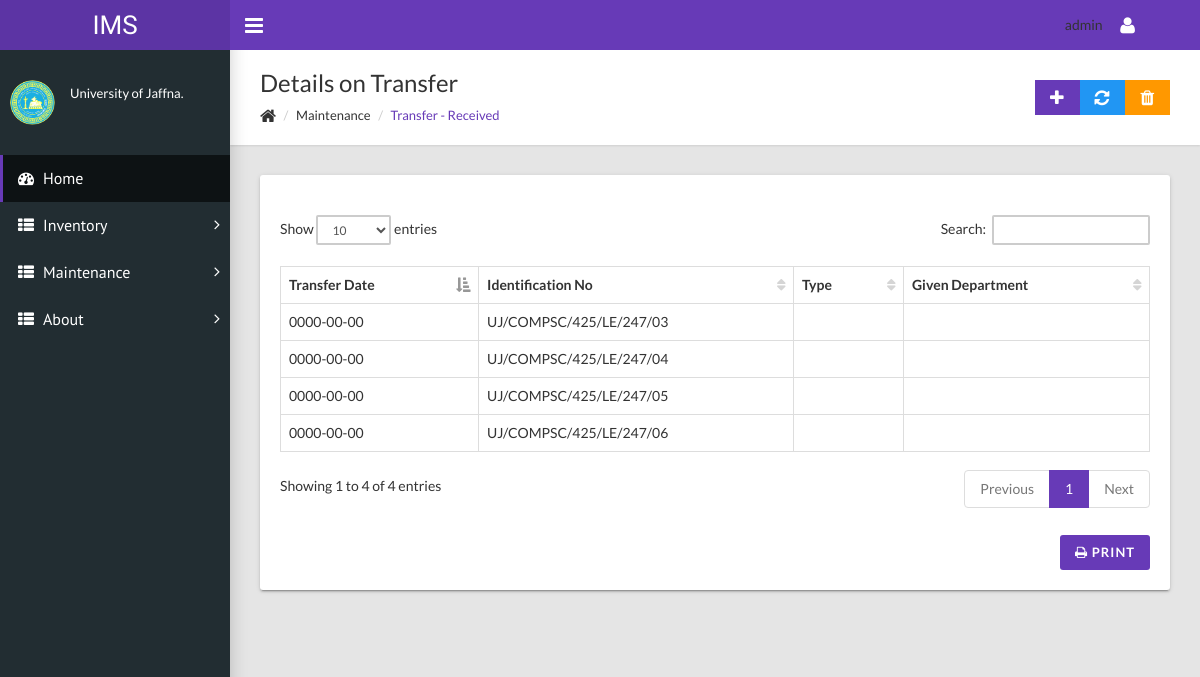
The page /trans_rcvd.php (signed in) on the database its author committed.
### tables this page shows
CREATE TABLE `signup` (
  `id` int(11) NOT NULL,
  `title` varchar(5) NOT NULL,
  `firstname` varchar(25) NOT NULL,
  `lastname` varchar(25) NOT NULL,
  `designation` varchar(25) NOT NULL,
  `email` varchar(25) NOT NULL,
  `username` varchar(25) NOT NULL,
  `password` varchar(255) NOT NULL
);

### trans_rcvd.php (the view, shortened to what this page needs)
<!DOCTYPE html>
<html>
  <head>
    <link rel="stylesheet" type="text/css" href="css/main.css">
  </head>
  <body class="sidebar-mini fixed">
    <div class="wrapper">
      <header class="main-header hidden-print"><a href="home.php" class="logo">IMS</a>
        <nav class="navbar navbar-static-top">
          <a href="#" data-toggle="offcanvas" class="sidebar-toggle"></a>
          <div class="navbar-custom-menu">
            <ul class="top-nav">
			  <li  class="not-head" >
		<?php
	require_once 'dbconfig.php';
	$id =$_SESSION['user'];
	$sql = "SELECT * FROM signup WHERE username='$id'";
	$res=mysqli_query($conn,$sql);
	$userRow=mysqli_fetch_array($res);
	$name = $userRow['username'];
	echo "$name"
?>
			  </li>
              <li class="dropdown"><a href="#" data-toggle="dropdown" role="button" aria-haspopup="true" aria-expanded="false" class="dropdown-toggle"><i class="fa fa-user fa-lg"></i></a>
              </li>
            </ul>
          </div>
        </nav>
      </header>
      <aside class="main-sidebar hidden-print">
        <section class="sidebar">
          <div class="user-panel">
            <div class="pull-left image"><img src="images/logo.jpg" alt="User Image" class="img-circle"></div>
            <div class="pull-left info">
              <p class="designation">University of Jaffna.</p>
            </div>
          </div>
          <ul class="sidebar-menu">
            <li class="active"><a href="home.php"><i class="fa fa-dashboard"></i><span>Home</span></a></li>
            <li class="treeview"><a href="#"><i class="fa fa-th-list"></i><span>Inventory</span><i class="fa fa-angle-right"></i></a>
            </li>
			   <li class="treeview"><a href="#"><i class="fa fa-th-list"></i><span>Maintenance</span><i class="fa fa-angle-right"></i></a>
            </li>
			<li class="treeview"><a href="about.php"><i class="fa fa-th-list"></i><span>About</span><i class="fa fa-angle-right"></i></a>
          </ul>
        </section>
      </aside>
      <div class="content-wrapper">
        <div class="page-title">
          <div>
            <h1>Details on Transfer</h1>
            <ul class="breadcrumb side">
              <li><i class="fa fa-home fa-lg"></i></li>
              <li>Maintenance</li>
              <li class="active"><a href="#">Transfer - Received</a></li>
            </ul>
          </div>
          <div><a href="transRCV_add.html" class="btn btn-primary btn-flat"><i class="fa fa-lg fa-plus"></i></a><a href="updt_transferRCV.html" class="btn btn-info btn-flat"><i class="fa fa-lg fa-refresh"></i></a><a href="dlt_transferRCV.html" class="btn btn-warning btn-flat"><i class="fa fa-lg fa-trash"></i></a></div>
        </div>
        <div class="row">
          <div class="col-md-12">
            <div class="card">
              <form id="form1" runat="server">
              <div class="card-body">
                <div id="printablediv">
			  <?php
	$query2 = "SELECT * FROM `trans-rcv`";
	echo"<br>";
				if($query2_run = mysql_query($query2))
					{
						$count = mysql_num_rows($query2_run);
							if($count == null)
								{
									echo "No records".mysql_error();
								}
							else
								{
                echo"<table id=\"sampleTable\" class=\"table table-hover table-bordered\">
                  <thead>
                    <tr>
					 <th>Transfer Date</th>
                      <th>Identification No</th>
                      <th>Type</th>
					   <th>Given Department</th>
                    </tr>
					</thead>";
				while($query2_row=mysql_fetch_assoc($query2_run))
										{
											$trsdate = $query2_row['trsdate'];
											$idno = $query2_row['idno'];
											$type = $query2_row['type'];
											$givendept = $query2_row['givendept'];
											echo"<tr><td>" .$trsdate."</td><td> ".$idno."</td><td> ".$type."</td><td> ".$givendept."</td></tr> ";
										}
					echo"</table>";
					}
					}
				else
					{
						echo "Query Failed".mysql_error();
					}
?>
              </div>
              </div>
<div class="row hidden-print mt-20">
                  <div class="col-xs-12 text-right"><a onclick="javascript:printDiv('printablediv')" class="btn btn-primary"><i class="fa fa-print"></i> Print</a></div>
                </div>
    </form>
            </div>
          </div>
        </div>
      </div>
    </div>
  </body>
</html>

### rows shown on the page
signup: username "admin"
trans-rcv: trsdate "0000-00-00", idno "UJ/COMPSC/425/LE/247/03"
trans-rcv: trsdate "0000-00-00", idno "UJ/COMPSC/425/LE/247/04"
trans-rcv: trsdate "0000-00-00", idno "UJ/COMPSC/425/LE/247/05"
trans-rcv: trsdate "0000-00-00", idno "UJ/COMPSC/425/LE/247/06"
